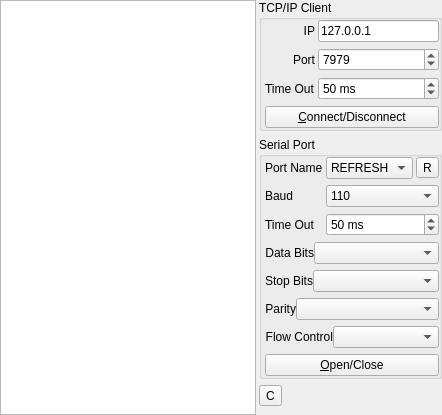
      <widget class="QWidget" name="tab_3">
       <attribute name="title">
        <string>TCP/IP Client &lt;=&gt; Serial Port</string>
       </attribute>
       <layout class="QGridLayout" name="gridLayout_4">
        <property name="leftMargin">
         <number>0</number>
        </property>
        <property name="topMargin">
         <number>0</number>
        </property>
        <property name="rightMargin">
         <number>0</number>
        </property>
        <property name="bottomMargin">
         <number>0</number>
        </property>
        <property name="horizontalSpacing">
         <number>3</number>
        </property>
        <item row="0" column="0" rowspan="4">
         <widget class="QPlainTextEdit" name="pteSocket">
          <property name="font">
           <font>
            <family>Liberation Mono</family>
           </font>
          </property>
          <property name="readOnly">
           <bool>true</bool>
          </property>
          <property name="maximumBlockCount">
           <number>50000</number>
          </property>
         </widget>
        </item>
        <item row="0" column="1" colspan="2">
         <widget class="QGroupBox" name="groupBox_4">
          <property name="sizePolicy">
           <sizepolicy hsizetype="Expanding" vsizetype="Fixed">
            <horstretch>0</horstretch>
            <verstretch>0</verstretch>
           </sizepolicy>
          </property>
          <property name="title">
           <string>TCP/IP Client</string>
          </property>
          <layout class="QGridLayout" name="gridLayout_19">
           <property name="leftMargin">
            <number>3</number>
           </property>
           <property name="topMargin">
            <number>0</number>
           </property>
           <property name="rightMargin">
            <number>0</number>
           </property>
           <property name="bottomMargin">
            <number>0</number>
           </property>
           <property name="horizontalSpacing">
            <number>3</number>
           </property>
           <item row="0" column="0">
            <widget class="QLabel" name="label_61">
             <property name="text">
              <string>IP</string>
             </property>
             <property name="alignment">
              <set>Qt::AlignRight|Qt::AlignTrailing|Qt::AlignVCenter</set>
             </property>
            </widget>
           </item>
           <item row="0" column="1">
            <widget class="QLineEdit" name="leIPSocket">
             <property name="text">
              <string>127.0.0.1</string>
             </property>
            </widget>
           </item>
           <item row="1" column="0">
            <widget class="QLabel" name="label_62">
             <property name="text">
              <string>Port</string>
             </property>
             <property name="alignment">
              <set>Qt::AlignRight|Qt::AlignTrailing|Qt::AlignVCenter</set>
             </property>
            </widget>
           </item>
           <item row="1" column="1">
            <widget class="QSpinBox" name="sbPortSocket">
             <property name="minimum">
              <number>1</number>
             </property>
             <property name="maximum">
              <number>65535</number>
             </property>
             <property name="singleStep">
              <number>1</number>
             </property>
             <property name="value">
              <number>7979</number>
             </property>
            </widget>
           </item>
           <item row="2" column="0">
            <widget class="QLabel" name="label_63">
             <property name="text">
              <string>Time Out</string>
             </property>
            </widget>
           </item>
           <item row="2" column="1">
            <widget class="QSpinBox" name="sbTimeOutSocket">
             <property name="suffix">
              <string> ms</string>
             </property>
             <property name="prefix">
              <string/>
             </property>
             <property name="minimum">
              <number>1</number>
             </property>
             <property name="maximum">
              <number>30000</number>
             </property>
             <property name="singleStep">
              <number>100</number>
             </property>
             <property name="value">
              <number>50</number>
             </property>
            </widget>
           </item>
           <item row="3" column="0" colspan="2">
            <widget class="QPushButton" name="pbConnDisconSocket">
             <property name="text">
              <string>&amp;Connect/Disconnect</string>
             </property>
             <property name="checkable">
              <bool>true</bool>
             </property>
            </widget>
           </item>
          </layout>
         </widget>
        </item>
        <item row="1" column="1" colspan="2">
         <widget class="QGroupBox" name="groupBox_3">
          <property name="sizePolicy">
           <sizepolicy hsizetype="Expanding" vsizetype="Fixed">
            <horstretch>0</horstretch>
            <verstretch>0</verstretch>
           </sizepolicy>
          </property>
          <property name="title">
           <string>Serial Port</string>
          </property>
          <layout class="QGridLayout" name="gridLayout_20">
           <property name="leftMargin">
            <number>3</number>
           </property>
           <property name="topMargin">
            <number>0</number>
           </property>
           <property name="rightMargin">
            <number>0</number>
           </property>
           <property name="bottomMargin">
            <number>0</number>
           </property>
           <property name="horizontalSpacing">
            <number>3</number>
           </property>
           <item row="7" column="0" colspan="3">
            <widget class="QPushButton" name="pbOpenSerialSocket">
             <property name="text">
              <string>&amp;Open/Close</string>
             </property>
             <property name="checkable">
              <bool>true</bool>
             </property>
            </widget>
           </item>
           <item row="4" column="0" colspan="3">
            <layout class="QHBoxLayout" name="horizontalLayout_22">
             <item>
              <widget class="QLabel" name="label_64">
               <property name="sizePolicy">
                <sizepolicy hsizetype="Fixed" vsizetype="Fixed">
                 <horstretch>0</horstretch>
                 <verstretch>0</verstretch>
                </sizepolicy>
               </property>
               <property name="text">
                <string>Stop Bits</string>
               </property>
               <property name="alignment">
                <set>Qt::AlignRight|Qt::AlignTrailing|Qt::AlignVCenter</set>
               </property>
              </widget>
             </item>
             <item>
              <widget class="QComboBox" name="cbStopBitsSerialSocket"/>
             </item>
            </layout>
           </item>
           <item row="0" column="0">
            <widget class="QLabel" name="label_65">
             <property name="text">
              <string>Port Name</string>
             </property>
            </widget>
           </item>
           <item row="3" column="0" colspan="3">
            <layout class="QHBoxLayout" name="horizontalLayout_23">
             <item>
              <widget class="QLabel" name="label_66">
               <property name="sizePolicy">
                <sizepolicy hsizetype="Fixed" vsizetype="Fixed">
                 <horstretch>0</horstretch>
                 <verstretch>0</verstretch>
                </sizepolicy>
               </property>
               <property name="text">
                <string>Data Bits</string>
               </property>
               <property name="alignment">
                <set>Qt::AlignRight|Qt::AlignTrailing|Qt::AlignVCenter</set>
               </property>
              </widget>
             </item>
             <item>
              <widget class="QComboBox" name="cbDataBitsSerialSocket"/>
             </item>
            </layout>
           </item>
           <item row="1" column="0">
            <widget class="QLabel" name="label_67">
             <property name="text">
              <string>Baud</string>
             </property>
            </widget>
           </item>
           <item row="0" column="2">
            <widget class="QToolButton" name="tbRefreshSerialSocket">
             <property name="text">
              <string>R</string>
             </property>
             <property name="icon">
              <iconset resource="res.qrc">
               <normaloff>:/katynko/katynko/refresh2.png</normaloff>:/katynko/katynko/refresh2.png</iconset>
             </property>
            </widget>
           </item>
           <item row="2" column="1" colspan="2">
            <widget class="QSpinBox" name="sbTimeOutSerialSocket">
             <property name="suffix">
              <string> ms</string>
             </property>
             <property name="prefix">
              <string/>
             </property>
             <property name="minimum">
              <number>1</number>
             </property>
             <property name="maximum">
              <number>30000</number>
             </property>
             <property name="singleStep">
              <number>100</number>
             </property>
             <property name="value">
              <number>50</number>
             </property>
            </widget>
           </item>
           <item row="2" column="0">
            <widget class="QLabel" name="label_68">
             <property name="text">
              <string>Time Out</string>
             </property>
            </widget>
           </item>
           <item row="1" column="1" colspan="2">
            <widget class="QComboBox" name="cbBaudSerialSocket">
             <property name="currentIndex">
              <number>0</number>
             </property>
             <item>
              <property name="text">
               <string>110</string>
              </property>
             </item>
             <item>
              <property name="text">
               <string>150</string>
              </property>
             </item>
             <item>
              <property name="text">
               <string>300</string>
              </property>
             </item>
             <item>
              <property name="text">
               <string>600</string>
              </property>
             </item>
             <item>
              <property name="text">
               <string>1200</string>
              </property>
             </item>
             <item>
              <property name="text">
               <string>2400</string>
              </property>
             </item>
             <item>
              <property name="text">
               <string>4800</string>
              </property>
             </item>
             <item>
              <property name="text">
               <string>9600</string>
              </property>
             </item>
             <item>
              <property name="text">
               <string>19200</string>
              </property>
             </item>
             <item>
              <property name="text">
               <string>38400</string>
              </property>
             </item>
             <item>
              <property name="text">
               <string>57600</string>
              </property>
             </item>
             <item>
              <property name="text">
               <string>115200</string>
              </property>
             </item>
             <item>
              <property name="text">
               <string>230400</string>
              </property>
             </item>
             <item>
              <property name="text">
               <string>460800</string>
              </property>
             </item>
             <item>
              <property name="text">
               <string>921600</string>
              </property>
             </item>
            </widget>
           </item>
           <item row="0" column="1">
            <widget class="QComboBox" name="cbSerialPortSocket">
             <item>
              <property name="text">
               <string>REFRESH</string>
              </property>
             </item>
            </widget>
           </item>
           <item row="6" column="0" colspan="3">
            <layout class="QHBoxLayout" name="horizontalLayout_24">
             <item>
              <widget class="QLabel" name="label_69">
               <property name="sizePolicy">
                <sizepolicy hsizetype="Fixed" vsizetype="Fixed">
                 <horstretch>0</horstretch>
                 <verstretch>0</verstretch>
                </sizepolicy>
               </property>
               <property name="text">
                <string>Flow Control</string>
               </property>
               <property name="alignment">
                <set>Qt::AlignRight|Qt::AlignTrailing|Qt::AlignVCenter</set>
               </property>
              </widget>
             </item>
             <item>
              <widget class="QComboBox" name="cbFlowSerialSocket"/>
             </item>
            </layout>
           </item>
           <item row="5" column="0" colspan="3">
            <layout class="QHBoxLayout" name="horizontalLayout_25">
             <item>
              <widget class="QLabel" name="label_70">
               <property name="sizePolicy">
                <sizepolicy hsizetype="Fixed" vsizetype="Fixed">
                 <horstretch>0</horstretch>
                 <verstretch>0</verstretch>
                </sizepolicy>
               </property>
               <property name="text">
                <string>Parity</string>
               </property>
               <property name="alignment">
                <set>Qt::AlignRight|Qt::AlignTrailing|Qt::AlignVCenter</set>
               </property>
              </widget>
             </item>
             <item>
              <widget class="QComboBox" name="cbParitySerialSocket"/>
             </item>
            </layout>
           </item>
          </layout>
         </widget>
        </item>
        <item row="2" column="1">
         <widget class="QToolButton" name="tbClearSocketLog">
          <property name="toolTip">
           <string>Clear Log</string>
          </property>
          <property name="text">
           <string>C</string>
          </property>
          <property name="icon">
           <iconset resource="res.qrc">
            <normaloff>:/katynko/katynko/clear.png</normaloff>:/katynko/katynko/clear.png</iconset>
          </property>
         </widget>
        </item>
        <item row="3" column="2">
         <spacer name="verticalSpacer_2">
          <property name="orientation">
           <enum>Qt::Vertical</enum>
          </property>
          <property name="sizeHint" stdset="0">
           <size>
            <width>20</width>
            <height>3</height>
           </size>
          </property>
         </spacer>
        </item>
       </layout>
      </widget>
